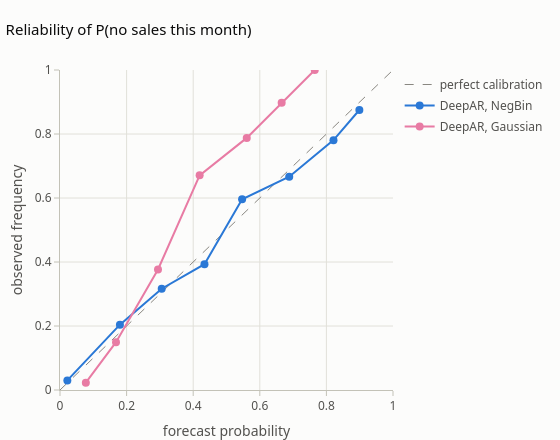

The code cell stored with this chart in its notebook:
### Markdown cell above
Each path is one coherent scenario for the whole year: an integer number of units every month, including zero months
for the slow mover.

## Part E: where the likelihood matters, zero months
For stock decisions on slow movers the key question is often *"will we sell anything at all?"*. A NegBin model gives
$P(Y=0)$ directly. For the Gaussian model, the nearest equivalent is $P(Y<0.5)$, which includes all the probability
it puts on **negative demand**.

### Code cell
p0 = {"DeepAR, NegBin": (PATHS["negbin"] == 0).mean(axis=1).ravel(),
      "DeepAR, Gaussian": (PATHS["gaussian"] < 0.5).mean(axis=1).ravel()}
is_zero = (Y_test == 0).ravel()
print(f"observed share of zero months: {is_zero.mean():.3f}")
for name, p in p0.items():
    print(f"{name:18s} mean predicted P(zero) = {p.mean():.3f}   Brier = {pf.brier_score(is_zero, p):.4f}")
print(f"Gaussian paths with negative demand: {(PATHS['gaussian'] < 0).mean():.1%} of all simulated months")

fig = go.Figure()
for k, (name, p) in enumerate(p0.items()):
    pf.add_reliability(fig, is_zero, p, n_bins=8, name=name, color=COLOR[name], diagonal=k == 0)
fig.update_layout(title="Reliability of P(no sales this month)", height=440, width=560)
fig.show()

### Figure 1 — Plotly figure (JSON) as saved in the notebook; plotly's stock layout.template omitted (floating-point values rounded to 4 significant figures)
{"data": [{"hoverinfo": "skip", "legendgroup": "diag", "line": {"color": "#898781", "dash": "dash", "width": 1}, "mode": "lines", "name": "perfect calibration", "showlegend": true, "type": "scatter", "x": [0, 1], "y": [0, 1]}, {"customdata": [5644, 666, 417, 234, 94, 24, 73, 48], "hovertemplate": "DeepAR, NegBin<br>forecast %{x:.2f} → observed %{y:.2f}<br>n = %{customdata}<extra></extra>", "legendgroup": "DeepAR, NegBin", "line": {"color": "#2a78d6", "width": 2}, "marker": {"color": "#2a78d6", "size": 8}, "mode": "lines+markers", "name": "DeepAR, NegBin", "showlegend": true, "type": "scatter", "x": [0.02207, 0.1799, 0.3054, 0.4339, 0.5469, 0.6883, 0.8213, 0.899], "y": [0.02994, 0.2042, 0.3165, 0.3932, 0.5957, 0.6667, 0.7808, 0.875]}, {"customdata": [4801, 1706, 502, 82, 66, 39, 4], "hovertemplate": "DeepAR, Gaussian<br>forecast %{x:.2f} → observed %{y:.2f}<br>n = %{customdata}<extra></extra>", "legendgroup": "DeepAR, Gaussian", "line": {"color": "#e87ba4", "width": 2}, "marker": {"color": "#e87ba4", "size": 8}, "mode": "lines+markers", "name": "DeepAR, Gaussian", "showlegend": true, "type": "scatter", "x": [0.07757, 0.1682, 0.2943, 0.4193, 0.5608, 0.6656, 0.765], "y": [0.02291, 0.1495, 0.3765, 0.6707, 0.7879, 0.8974, 1.0]}], "layout": {"height": 440, "title": {"text": "Reliability of P(no sales this month)"}, "width": 560, "xaxis": {"range": [0, 1], "title": {"text": "forecast probability"}}, "yaxis": {"range": [0, 1], "title": {"text": "observed frequency"}}}}
